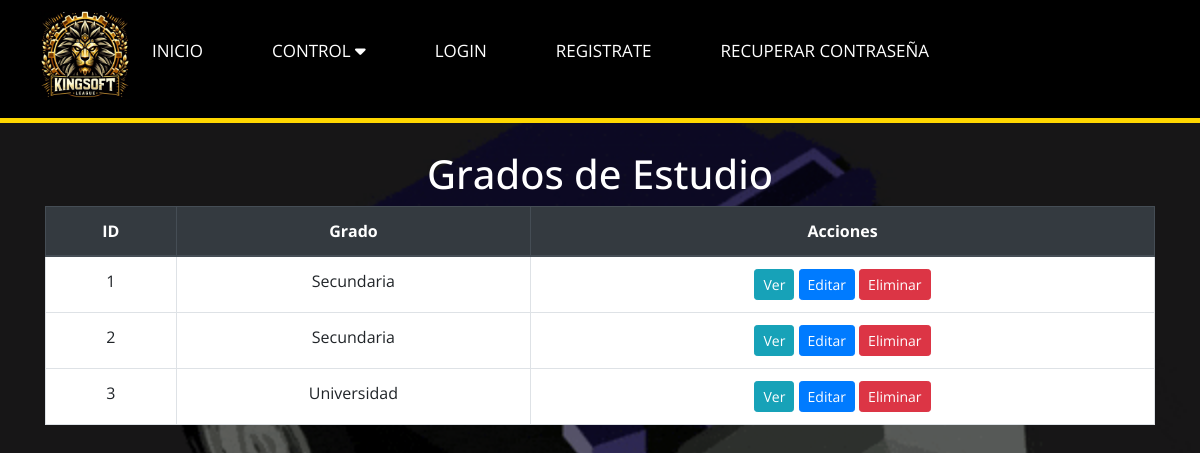
The page /Versión_1/Diseño/GradoEstudioView.php on the database as committed earlier.
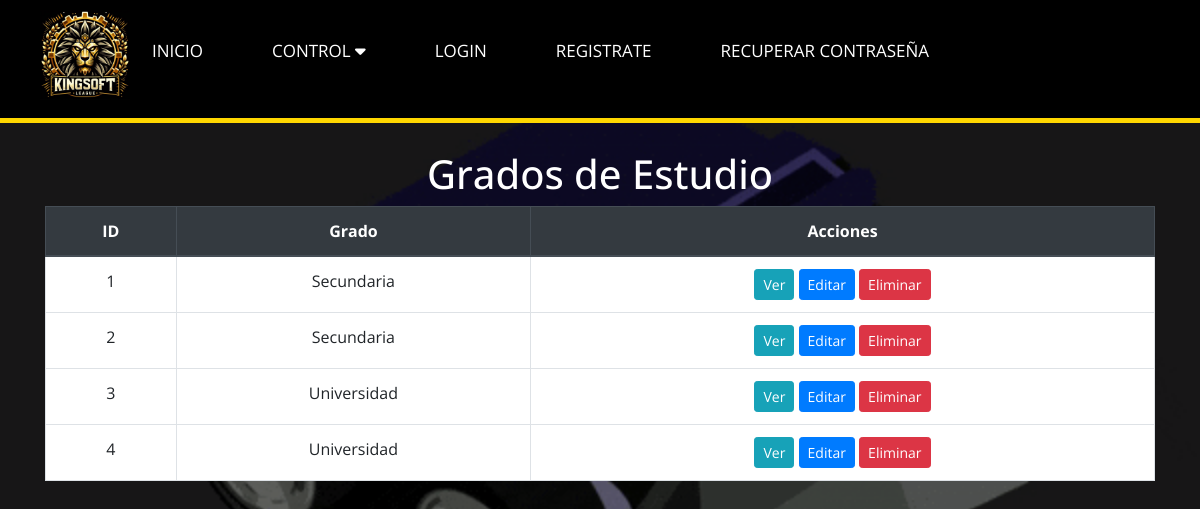
The same page on the database as committed later.
### tables this page shows
CREATE TABLE `grado_estudio` (
  `id` int(11) NOT NULL,
  `grado` varchar(100) DEFAULT NULL
);

### Versión_1/Diseño/GradoEstudioController.php (called while the page is built, shortened)
<?php
require_once 'GradoEstudioModel.php';
class GradoEstudioController {
    private $model;
    public function __construct($db) {
        $this->model = new GradoEstudioModel($db);
    }
    public function getAllGradosEstudio() {
        return $this->model->getAllGradosEstudio();
    }
}
?>

### Versión_1/Diseño/GradoEstudioModel.php (called while the page is built, shortened)
<?php
class GradoEstudioModel {
    private $conn;
    public function __construct($db) {
        $this->conn = $db;
    }
    public function getAllGradosEstudio() {
        $query = "SELECT * FROM grado_estudio";
        $stmt = $this->conn->prepare($query);
        $stmt->execute();
        return $stmt;
    }
}
?>

### Versión_1/Diseño/GradoEstudioView.php (the view, shortened to what this page needs)
<?php
require_once 'GradoEstudioController.php';
$db = new PDO('mysql:host=localhost;dbname=datosks', 'root', '');
$controller = new GradoEstudioController($db);
$grados_estudio = $controller->getAllGradosEstudio();
?>
<!DOCTYPE html>
<html lang="en">
<head>
    <link rel="stylesheet" href="https://maxcdn.bootstrapcdn.com/bootstrap/4.5.2/css/bootstrap.min.css">
</head>
<body>
<?php
    include 'navegador.php'
    ?>
    <div class="container">
        <h1>Grados de Estudio</h1>
        <table class="table table-bordered">
            <thead class="thead-dark">
                <tr>
                    <th>ID</th>
                    <th>Grado</th>
                    <th>Acciones</th>
                </tr>
            </thead>
            <tbody>
                <?php while ($grado = $grados_estudio->fetch(PDO::FETCH_ASSOC)) : ?>
                    <tr>
                        <td><?php echo $grado['id']; ?></td>
                        <td><?php echo $grado['grado']; ?></td>
                        <td>
                            <a href="vergrado.php?id=<?php echo $grado['id']; ?>" class="btn btn-info btn-sm">Ver</a>
                            <a href="editargrado.php?id=<?php echo $grado['id']; ?>" class="btn btn-primary btn-sm">Editar</a>
                            <a href="eliminargrado.php?id=<?php echo $grado['id']; ?>" class="btn btn-danger btn-sm">Eliminar</a>
                        </td>
                    </tr>
                <?php endwhile; ?>
            </tbody>
        </table>
    </div>
</body>
</html>

Rows that differ between the two databases and show on the page:
added grado_estudio: id "4", grado "Universidad"
